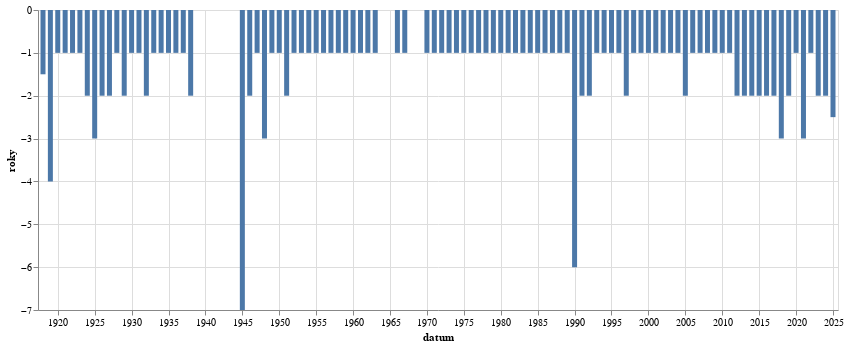

This figure's notebook cell:
### Code cell
alt.Chart(vyvoj.to_pandas(),width=800).mark_bar().encode(alt.X('datum:T'),alt.Y('roky:Q'))

### Figure 1 — Vega-Lite specification as saved in the notebook (floating-point values rounded to 4 significant figures)
{"config": {"view": {"continuousWidth": 300, "continuousHeight": 300}}, "data": {"name": "data-8e8129e51d782062847b43880a3c085e"}, "mark": {"type": "bar"}, "encoding": {"x": {"field": "datum", "type": "temporal"}, "y": {"field": "roky", "type": "quantitative"}}, "width": 800, "$schema": "https://vega.github.io/schema/vega-lite/v5.8.0.json", "datasets": {"data-8e8129e51d782062847b43880a3c085e": [{"datum": "1918-01-01T00:00:00", "roky": -1.5}, {"datum": "1919-01-01T00:00:00", "roky": -4.0}, {"datum": "1920-01-01T00:00:00", "roky": -1.0}, {"datum": "1921-01-01T00:00:00", "roky": -1.0}, {"datum": "1922-01-01T00:00:00", "roky": -1.0}, {"datum": "1923-01-01T00:00:00", "roky": -1.0}, {"datum": "1924-01-01T00:00:00", "roky": -2.0}, {"datum": "1925-01-01T00:00:00", "roky": -3.0}, {"datum": "1926-01-01T00:00:00", "roky": -2.0}, {"datum": "1927-01-01T00:00:00", "roky": -2.0}, {"datum": "1928-01-01T00:00:00", "roky": -1.0}, {"datum": "1929-01-01T00:00:00", "roky": -2.0}, {"datum": "1930-01-01T00:00:00", "roky": -1.0}, {"datum": "1931-01-01T00:00:00", "roky": -1.0}, {"datum": "1932-01-01T00:00:00", "roky": -2.0}, {"datum": "1933-01-01T00:00:00", "roky": -1.0}, {"datum": "1934-01-01T00:00:00", "roky": -1.0}, {"datum": "1935-01-01T00:00:00", "roky": -1.0}, {"datum": "1936-01-01T00:00:00", "roky": -1.0}, {"datum": "1937-01-01T00:00:00", "roky": -1.0}, {"datum": "1938-01-01T00:00:00", "roky": -2.0}, {"datum": "1945-01-01T00:00:00", "roky": -7.0}, {"datum": "1946-01-01T00:00:00", "roky": -2.0}, {"datum": "1947-01-01T00:00:00", "roky": -1.0}, {"datum": "1948-01-01T00:00:00", "roky": -3.0}, {"datum": "1949-01-01T00:00:00", "roky": -1.0}, {"datum": "1950-01-01T00:00:00", "roky": -1.0}, {"datum": "1951-01-01T00:00:00", "roky": -2.0}, {"datum": "1952-01-01T00:00:00", "roky": -1.0}, {"datum": "1953-01-01T00:00:00", "roky": -1.0}, {"datum": "1954-01-01T00:00:00", "roky": -1.0}, {"datum": "1955-01-01T00:00:00", "roky": -1.0}, {"datum": "1956-01-01T00:00:00", "roky": -1.0}, {"datum": "1957-01-01T00:00:00", "roky": -1.0}, {"datum": "1958-01-01T00:00:00", "roky": -1.0}, {"datum": "1959-01-01T00:00:00", "roky": -1.0}, {"datum": "1960-01-01T00:00:00", "roky": -1.0}, {"datum": "1961-01-01T00:00:00", "roky": -1.0}, {"datum": "1962-01-01T00:00:00", "roky": -1.0}, {"datum": "1963-01-01T00:00:00", "roky": -1.0}, {"datum": "1964-01-01T00:00:00", "roky": 0.0}, {"datum": "1965-01-01T00:00:00", "roky": 0.0}, {"datum": "1966-01-01T00:00:00", "roky": -1.0}, {"datum": "1967-01-01T00:00:00", "roky": -1.0}, {"datum": "1968-01-01T00:00:00", "roky": 0.0}, {"datum": "1969-01-01T00:00:00", "roky": 0.0}, {"datum": "1970-01-01T00:00:00", "roky": -1.0}, {"datum": "1971-01-01T00:00:00", "roky": -1.0}, {"datum": "1972-01-01T00:00:00", "roky": -1.0}, {"datum": "1973-01-01T00:00:00", "roky": -1.0}, {"datum": "1974-01-01T00:00:00", "roky": -1.0}, {"datum": "1975-01-01T00:00:00", "roky": -1.0}, {"datum": "1976-01-01T00:00:00", "roky": -1.0}, {"datum": "1977-01-01T00:00:00", "roky": -1.0}, {"datum": "1978-01-01T00:00:00", "roky": -1.0}, {"datum": "1979-01-01T00:00:00", "roky": -1.0}, {"datum": "1980-01-01T00:00:00", "roky": -1.0}, {"datum": "1981-01-01T00:00:00", "roky": -1.0}, {"datum": "1982-01-01T00:00:00", "roky": -1.0}, {"datum": "1983-01-01T00:00:00", "roky": -1.0}, {"datum": "1984-01-01T00:00:00", "roky": -1.0}, {"datum": "1985-01-01T00:00:00", "roky": -1.0}, {"datum": "1986-01-01T00:00:00", "roky": -1.0}, {"datum": "1987-01-01T00:00:00", "roky": -1.0}, {"datum": "1988-01-01T00:00:00", "roky": -1.0}, {"datum": "1989-01-01T00:00:00", "roky": -1.0}, {"datum": "1990-01-01T00:00:00", "roky": -6.0}, {"datum": "1991-01-01T00:00:00", "roky": -2.0}, {"datum": "1992-01-01T00:00:00", "roky": -2.0}, {"datum": "1993-01-01T00:00:00", "roky": -1.0}, {"datum": "1994-01-01T00:00:00", "roky": -1.0}, {"datum": "1995-01-01T00:00:00", "roky": -1.0}, {"datum": "1996-01-01T00:00:00", "roky": -1.0}, {"datum": "1997-01-01T00:00:00", "roky": -2.0}, {"datum": "1998-01-01T00:00:00", "roky": -1.0}, {"datum": "1999-01-01T00:00:00", "roky": -1.0}, {"datum": "2000-01-01T00:00:00", "roky": -1.0}, {"datum": "2001-01-01T00:00:00", "roky": -1.0}, {"datum": "2002-01-01T00:00:00", "roky": -1.0}, {"datum": "2003-01-01T00:00:00", "roky": -1.0}, {"datum": "2004-01-01T00:00:00", "roky": -1.0}, {"datum": "2005-01-01T00:00:00", "roky": -2.0}, {"datum": "2006-01-01T00:00:00", "roky": -1.0}, {"datum": "2007-01-01T00:00:00", "roky": -1.0}, {"datum": "2008-01-01T00:00:00", "roky": -1.0}, {"datum": "2009-01-01T00:00:00", "roky": -1.0}, {"datum": "2010-01-01T00:00:00", "roky": -1.0}, {"datum": "2011-01-01T00:00:00", "roky": -1.0}, {"datum": "2012-01-01T00:00:00", "roky": -2.0}, {"datum": "2013-01-01T00:00:00", "roky": -2.0}, {"datum": "2014-01-01T00:00:00", "roky": -2.0}, {"datum": "2015-01-01T00:00:00", "roky": -2.0}, {"datum": "2016-01-01T00:00:00", "roky": -2.0}, {"datum": "2017-01-01T00:00:00", "roky": -2.0}, {"datum": "2018-01-01T00:00:00", "roky": -3.0}, {"datum": "2019-01-01T00:00:00", "roky": -2.0}, {"datum": "2020-01-01T00:00:00", "roky": -1.0}, {"datum": "2021-01-01T00:00:00", "roky": -3.0}, {"datum": "2022-01-01T00:00:00", "roky": -1.0}, {"datum": "2023-01-01T00:00:00", "roky": -2.0}, {"datum": "2024-01-01T00:00:00", "roky": -2.0}, {"datum": "2025-01-01T00:00:00", "roky": -2.5}]}}
